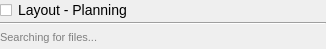
<?xml version="1.0" encoding="UTF-8"?>
<ui version="4.0">
 <class>FileGroupWidget</class>
 <widget class="QWidget" name="FileGroupWidget">
  <property name="geometry">
   <rect>
    <x>0</x>
    <y>0</y>
    <width>326</width>
    <height>49</height>
   </rect>
  </property>
  <property name="sizePolicy">
   <sizepolicy hsizetype="Preferred" vsizetype="MinimumExpanding">
    <horstretch>0</horstretch>
    <verstretch>0</verstretch>
   </sizepolicy>
  </property>
  <property name="windowTitle">
   <string>Form</string>
  </property>
  <layout class="QVBoxLayout" name="verticalLayout" stretch="0,1">
   <property name="spacing">
    <number>2</number>
   </property>
   <property name="sizeConstraint">
    <enum>QLayout::SetMinimumSize</enum>
   </property>
   <property name="margin">
    <number>0</number>
   </property>
   <item>
    <layout class="QHBoxLayout" name="horizontalLayout" stretch="1,0">
     <property name="rightMargin">
      <number>6</number>
     </property>
     <item>
      <widget class="QCheckBox" name="expand_check_box">
       <property name="minimumSize">
        <size>
         <width>0</width>
         <height>20</height>
        </size>
       </property>
       <property name="styleSheet">
        <string notr="true">#expand_check_box::indicator {
width: 12;
height: 12;
}

#expand_check_box {
font: 14px;
}

#expand_check_box::indicator::unchecked {
	image: url(:/tk-multi-workfiles/tree_arrow_collapsed.png);

}

#expand_check_box::indicator::unchecked::hover {
	image: url(:/tk-multi-workfiles/tree_arrow_collapsed.png);
}

#expand_check_box::indicator::checked {
    image: url(:/tk-multi-workfiles/tree_arrow_expanded.png);
}

/*#grid_radio_btn::indicator::checked::hover {
    image: url(:/tk-multi-workfiles/grid_view_checked_hover.png);
}*/</string>
       </property>
       <property name="text">
        <string>Layout - Planning</string>
       </property>
       <property name="iconSize">
        <size>
         <width>16</width>
         <height>16</height>
        </size>
       </property>
      </widget>
     </item>
     <item>
      <widget class="QLabel" name="spinner">
       <property name="minimumSize">
        <size>
         <width>20</width>
         <height>20</height>
        </size>
       </property>
       <property name="maximumSize">
        <size>
         <width>20</width>
         <height>20</height>
        </size>
       </property>
       <property name="styleSheet">
        <string notr="true"/>
       </property>
       <property name="text">
        <string/>
       </property>
      </widget>
     </item>
    </layout>
   </item>
   <item>
    <layout class="QVBoxLayout" name="verticalLayout_2">
     <property name="spacing">
      <number>0</number>
     </property>
     <property name="sizeConstraint">
      <enum>QLayout::SetMinimumSize</enum>
     </property>
     <property name="leftMargin">
      <number>0</number>
     </property>
     <property name="rightMargin">
      <number>0</number>
     </property>
     <item>
      <widget class="Line" name="line">
       <property name="orientation">
        <enum>Qt::Horizontal</enum>
       </property>
      </widget>
     </item>
     <item>
      <widget class="QLabel" name="msg_label">
       <property name="sizePolicy">
        <sizepolicy hsizetype="Preferred" vsizetype="Preferred">
         <horstretch>0</horstretch>
         <verstretch>0</verstretch>
        </sizepolicy>
       </property>
       <property name="styleSheet">
        <string notr="true">#msg_label {
font: 11px;
color: grey;
}</string>
       </property>
       <property name="text">
        <string>Searching for files...</string>
       </property>
       <property name="alignment">
        <set>Qt::AlignLeading|Qt::AlignLeft|Qt::AlignVCenter</set>
       </property>
       <property name="wordWrap">
        <bool>true</bool>
       </property>
       <property name="margin">
        <number>2</number>
       </property>
      </widget>
     </item>
    </layout>
   </item>
  </layout>
 </widget>
 <resources>
  <include location="resources.qrc"/>
 </resources>
 <connections/>
</ui>
